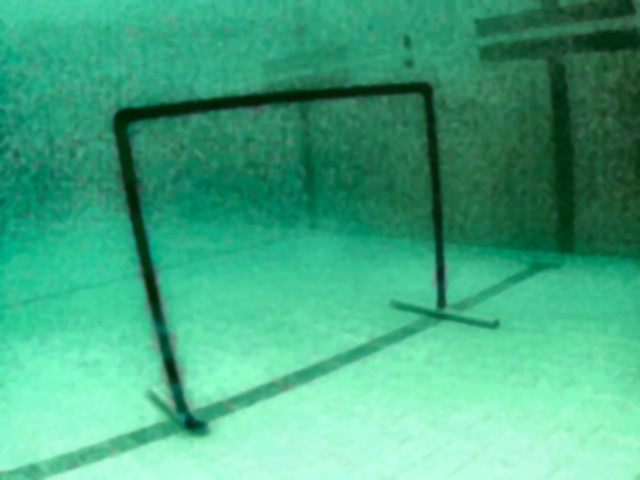
#> input picture smoothed_image.png, 640 x 480 px
$ python test.py
#> lines starting #> are read from the running program, lines starting #| are printed output that depends on the picture; after the words box and inside, x2 and y2 are one past the last pixel; in counts of white or black regions, pixels touching at a corner belong together
import cv2
import numpy as np

# Load the image
frame = cv2.imread("smoothed_image.png")
#> frame is the input picture: shape (480, 640, 3); mean B, G, R 129.8, 170.1, 68.5
framea = frame[:, 0:500]
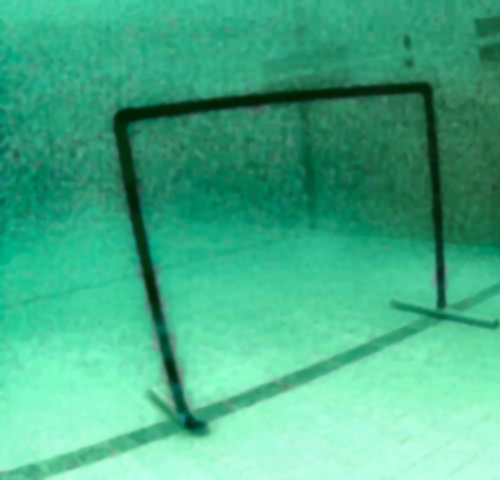
#> framea: shape (480, 500, 3); mean B, G, R 136.1, 176.4, 69.5
frame2 = cv2.bitwise_not(framea)
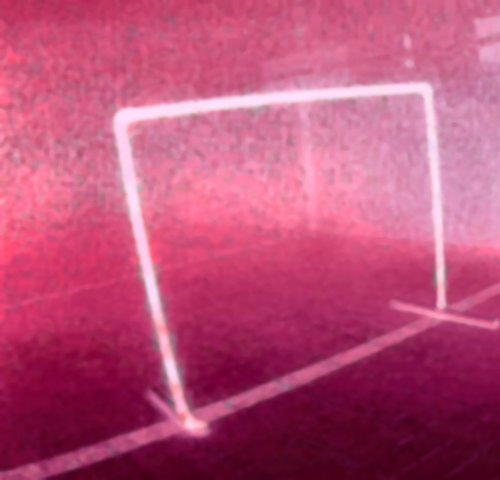
#> frame2: shape (480, 500, 3); mean B, G, R 118.9, 78.6, 185.5

gray = cv2.cvtColor(frame2, cv2.COLOR_BGR2GRAY)
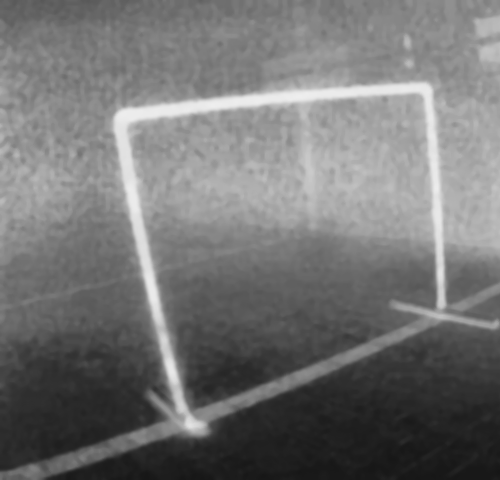
#> gray: shape (480, 500); min 22, max 238, mean 115.1

# Initial threshold values
threshold_min = 180
threshold_max = 255

# Minimum line length for filtering
min_line_length = 50  # Adjust based on your specific needs

def group_points(points, distance_threshold):
    """ Group points that are within the distance_threshold of each other. """
    if not points:
        return []

    # Sort points based on x coordinates (helps with clustering)
    points = sorted(points, key=lambda x: x[0])
    clusters = []
    cluster = [points[0]]

    for point in points[1:]:
        if np.linalg.norm(np.array(point) - np.array(cluster[-1])) < distance_threshold:
            cluster.append(point)
        else:
            if len(cluster) > 1:
                clusters.append(cluster)
            cluster = [point]
    if len(cluster) > 1:
        clusters.append(cluster)

    # Calculate the centroid of each cluster
    centroids = []
    for cluster in clusters:
        x_coords = [p[0] for p in cluster]
        y_coords = [p[1] for p in cluster]
        centroid = (sum(x_coords) // len(cluster), sum(y_coords) // len(cluster))
        centroids.append(centroid)
    return centroids

def apply_threshold(gray, threshold_min, threshold_max, min_line_length):
#> called with threshold_min = 180, threshold_max = 255, min_line_length = 50
    _, threshold = cv2.threshold(gray, threshold_min, threshold_max, cv2.THRESH_BINARY)
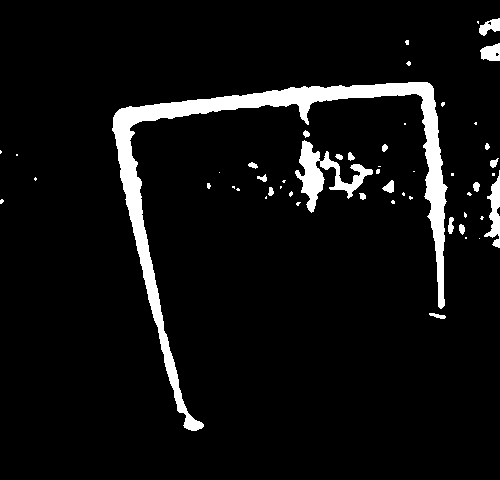
#> threshold: shape (480, 500); 6.2% white; 52 white regions (32 under 20 px), largest, box (x1, y1, x2, y2) and area: (112, 82, 448, 431) 11121, (295, 140, 373, 213) 1789, (484, 170, 500, 248) 573
    threshold_rgb = cv2.cvtColor(threshold, cv2.COLOR_GRAY2RGB)
#> threshold_rgb: shape (480, 500, 3); 6.2% white; 52 white regions (32 under 20 px)

    # Find and approximate contours
    contours, _ = cv2.findContours(threshold, cv2.RETR_EXTERNAL, cv2.CHAIN_APPROX_SIMPLE)
#> contours = 52 contours, 33 with area under 20; largest, box (x1, y1, x2, y2) and area: (112, 82, 448, 431) 10260, (295, 140, 373, 213) 1590, (484, 170, 500, 248) 480, (480, 43, 500, 61) 247, (479, 18, 500, 36) 196
    points = []

    # Draw contours and check for quadrilateral
    for cnt in contours:
        epsilon = 0.01 * cv2.arcLength(cnt, True)
        approx = cv2.approxPolyDP(cnt, epsilon, True)

        # Collect points and draw lines if they meet the line length criterion
        for i in range(len(approx)):
            pt1 = tuple(approx[i][0])
            pt2 = tuple(approx[(i + 1) % len(approx)][0])
            line_length = np.linalg.norm(np.array(pt1) - np.array(pt2))
            if line_length >= min_line_length:
                points.append(pt1)
                points.append(pt2)
#> this loop made 52 passes
#> epsilon on passes 1, 4, 5, 6, 7, 8, 9, 10, 11, 13, 14, 15: 0.373, 0.253, 0.401, 0.0966, 0.117, 0.117, 0.102, 0.117, 0.102, 0.211, 0.111, 0.0824
#> (epsilon, approx) on passes 2, 3, 12, 27, 28, 29: (0, [[479, 238]]), (0.04, [[465, 237], [465, 238], [466, 238], [466, 237]]), (0.0541, [[266, 196], [265, 197], [265, 198], [266, 198]]), (0.08, [[492, 173], [492, 175], [494, 175], [494, 173]]), (0.08, [[451, 173], [451, 175], [453, 175], [453, 173]]), (0, [[219, 172]])
#> after the loop, points = [(429, 83), (115, 113), (115, 113), (184, 427), (203, 424), (129, 128), (129, 128), (420, 95), (420, 95), (441, 308), (441, 308), (429, 83)]

    # Group and average nearby points
    centroids = group_points(points, 35)
#> in group_points, `points = sorted(points, key=lambda x: x[0])`: points = [(115, 113), (115, 113), (129, 128), (129, 128), (184, 427), (203, 424), (420, 95), (420, 95), (429, 83), (429, 83), (441, 308), (441, 308)]
#> in group_points, `cluster = [points[0]]`: cluster = [(115, 113)]
#> the loop in group_points, `for point in points[1:]:` made 11 passes
#> after the loop in group_points, `for point in points[1:]:`: clusters = [[(115, 113), (115, 113), (129, 128), (129, 128)], [(184, 427), (203, 424)], [(420, 95), (420, 95), (429, 83), (429, 83)]]
#> the loop in group_points, `for cluster in clusters:` made 4 passes
#> (cluster, x_coords, y_coords, centroid) on passes 1 to 3: ([(115, 113), (115, 113), (129, 128), (129, 128)], [115, 115, 129, 129], [113, 113, 128, 128], (122, 120)), ([(184, 427), (203, 424)], [184, 203], [427, 424], (193, 425)), ([(420, 95), (420, 95), (429, 83), (429, 83)], [420, 420, 429, 429], [95, 95, 83, 83], (424, 89))
#> (cluster, x_coords, y_coords) on pass 4: ([(441, 308), (441, 308)], [441, 441], [308, 308])
#> after the loop in group_points, `for cluster in clusters:`: centroids = [(122, 120), (193, 425), (424, 89), (441, 308)]
#> centroids = [(122, 120), (193, 425), (424, 89), (441, 308)]
    for centroid in centroids:
        cv2.circle(threshold_rgb, centroid, 5, (0, 255, 0), -1)
        cv2.putText(threshold_rgb, str(centroid), centroid, cv2.FONT_HERSHEY_SIMPLEX, 0.4, (255, 0, 0), 1)
#> this loop made 4 passes
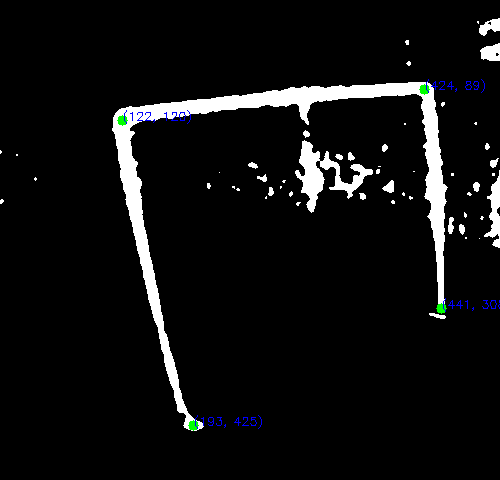
#> threshold_rgb: shape (480, 500, 3); mean B, G, R 16.1, 15.8, 15.5

    return threshold_rgb

# Process the image
processed_image = apply_threshold(gray, threshold_min, threshold_max, min_line_length)

# Display the processed image
cv2.imshow("Processed Image", processed_image)
cv2.waitKey(0)
cv2.destroyAllWindows()
